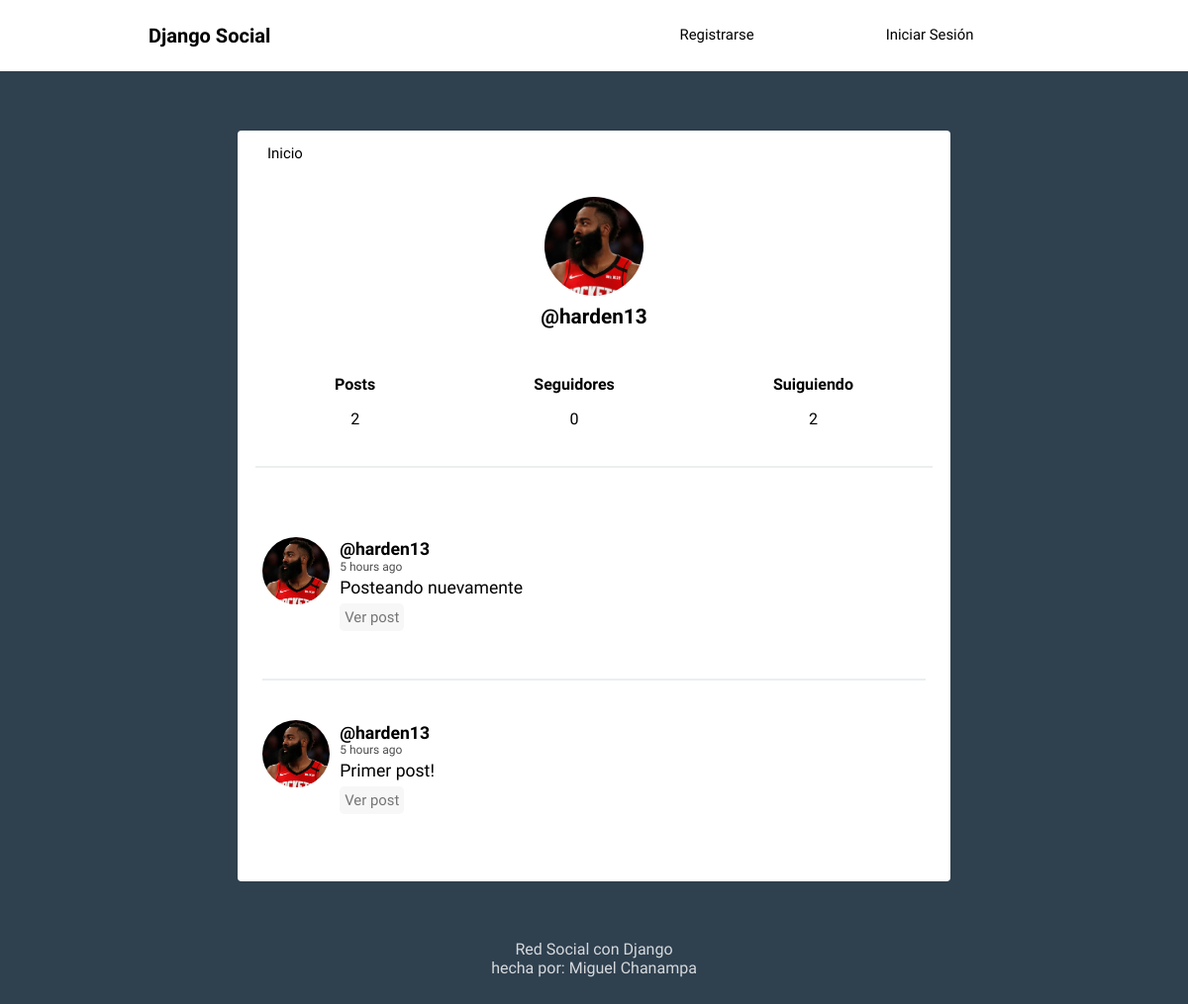
Screenshot of /profile/harden13/ with the database file from the repository.
### red_social/models.py (models this page shows, shortened)
class Profile(models.Model):
    user = models.OneToOneField(User, on_delete=models.CASCADE)
    image = models.ImageField(null=True, blank=True, upload_to='', default='default.png')
    def following(self):
        user_ids = Relationship.objects.filter(from_user=self.user)\
                            .values_list('to_user_id', flat=True)
        return User.objects.filter(id__in=user_ids)
    def followers(self):
        user_ids = Relationship.objects.filter(to_user=self.user)\
                        .values_list('from_user_id', flat=True)
        return User.objects.filter(id__in=user_ids)

class Post(models.Model):
    user = models.ForeignKey(User, on_delete=models.CASCADE, related_name='posts')
    timestamp = models.DateTimeField(default=timezone.now)
    content = models.TextField()
    class Meta:
        ordering = ['-timestamp']

### red_social/views.py (the view)
# urls.py: path('profile/', profile, name='profile'),
def profile(request, username=None):
    current_user = request.user
    if username and username != current_user.username:
        user = User.objects.get(username=username)
        posts = user.posts.all()
    else:
        posts = current_user.posts.all()
        user = current_user
    context = {'user': user, 'posts': posts}
    return render(request, 'social/profile.html', context)

### red_social/templates/social/profile.html (shortened to what this page needs)
{% extends 'social/feed.html' %}
{% block content %}
<div class="profile">
	<img src="{{ user.profile.image.url }}">
	<h2>@{{ user.username }}</h2>
</div>
<div class="follow">
	<div>
		<h5>Posts</h5>
		<p>{{ user.posts.count }}</p>
	</div>
	<div>
		<h5>Seguidores</h5>
		<p>{{ user.profile.followers.count }}</p>
	</div>
	<div>
		<h5>Suiguiendo</h5>
		<p>{{ user.profile.following.count }}</p>
	</div>
</div>
{{ block.super }}
{% endblock %}

### red_social/templates/social/feed.html (shortened to what this page needs)
{% extends 'social/layout.html' %}
{% load humanize %}
{% block content %}
{% for post in posts %}
<article>
    <div class="container-article">
        <img src="{{ post.user.profile.image.url }}">
        <div>
            <h2 class="username"><a href="{% url 'profile' post.user.username %}">@{{post.user.username}}</a>
            </h2>
            <time data-time="#">{{ post.timestamp|naturaltime }}</time>
            <div class="post">{{ post.content }}</div>
            <br>
            <a class="option" href="{% url 'post' post.id %}">Ver post</a>
            <br>
            <br>
            <br>
        </div>
    </div>
</article>
{% endfor %}
{% endblock %}

### red_social/static/style.css (style rules this page uses)
body { background: #2F404F; font-size: 62.5%; font-family: 'Varela Round', Helvetica, Arial, serif; }
.option { color: #3B3B3B; opacity: .7; padding: 3px; background-color: #F5F5F5; border-radius: 5px; border: 2px solid #F5F5F5; }
h5 { font-size: 1rem; margin-bottom: 0; margin-top: 0; }
p { font-size: 1rem; }
img { object-fit: cover; }
a { font-size: .93rem; text-decoration: none; color: black; }
article { width: 93%; margin: auto; padding: 30px 0; border-bottom: 2px solid #ECEEEF; }
.username { margin-bottom: .1rem; }
.username a { font-size: 1.1rem; }
.container-article { display: flex; }
.container-article img { margin-top: 10px; height: 68px; width: 68px; margin-right: 10px; border-radius: 50%; }
article:last-child { border-bottom: 0; }
time { font-size: .75rem; opacity: .7; }
.post { font-size: 1.1rem; margin-top: .2rem; }
.profile { display: flex; align-items: center; flex-direction: column; }
.profile img { height: 100px; width: 100px; margin-right: 10px; border-radius: 50%; margin: 20px; }
.profile h2 { margin-top: -10px; font-size: 1.3rem; }
.follow { display: flex; width: 95%; justify-content: space-around; margin: 30px auto; text-align: center; border-bottom: 2px solid #ECEEEF; padding-bottom: 22px; }

### rows the page displays
Post: user.profile.image (picture), user.username "harden13", timestamp "5 hours ago", content "Posteando nuevamente"
Post: user.profile.image (picture), user.username "harden13", timestamp "5 hours ago", content "Primer post!"

### other values shown
{{ user.username }} "harden13"
{{ user.posts.count }} "2"
{{ user.profile.followers.count }} "0"
{{ user.profile.following.count }} "2"
